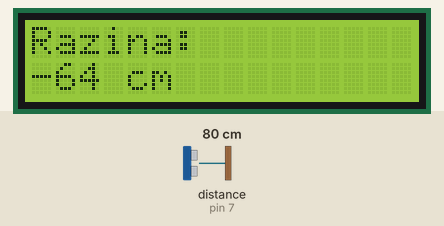
A sketch run on a simulated Arduino Uno, built with avr-gcc and run on an emulated ATmega328P. Shown: 16×2 character LCD. Wiring (inferred from the names in the program): ultrasonic range finder: trigger pin 8; echo pin 7. The inputs (shaded band) are chosen by the test bench; at power-on: distance to the obstacle (sensor on pin 7) 80 cm. The echo pulse lasts 58.3 µs per cm.

Above: at 1.2 s.
1.3 s: distance to the obstacle (sensor on pin 7) set to 60 cm
At 3.8 s:
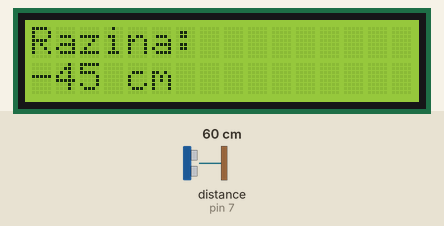
4.1 s: distance to the obstacle (sensor on pin 7) set to 2 cm
At 6.8 s:
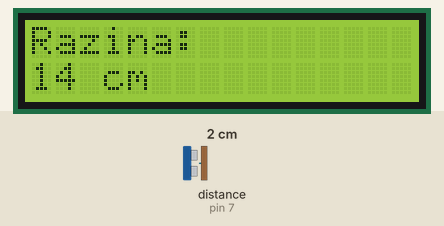
7.2 s: distance to the obstacle (sensor on pin 7) set to 4 cm
At 8.7 s:
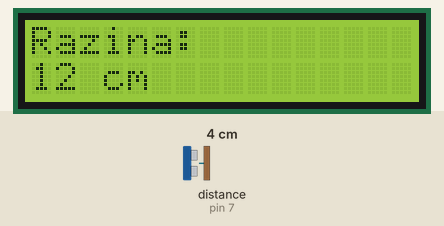
Timing chart, 0 to 10.2 s (numbered marks = the images above; inputs shaded):
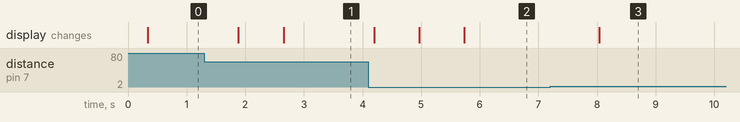

Measured:
- after the input at 1.3 s, the display: first changes after 0.58 s (image 1 shows a later state)
- after the input at 4.1 s, the display: first differs from a run without the input after 0.87 s (image 2 shows a later state)
- after the input at 7.2 s, the display: changes after 0.84 s (image 3)

The sketch:

prog01.ino
```cpp
// Ultrazvučni senzor HC-SR04 postavljen da mjeri razinu u spremniku
// Vcc = 5V

#include <Wire.h>
#include<LiquidCrystal_I2C.h>

LiquidCrystal_I2C lcd(0x27, 16, 2);

#define TANKSIZE 15  // dubina spremnika = 15 centimetara
#define trigPin 8
#define echoPin 7
long duration, cm;


void setup(){
  lcd.begin();
  Serial.begin(9600);
  pinMode(trigPin, OUTPUT);
  pinMode(echoPin, INPUT);
}


void loop(){
  digitalWrite(trigPin, LOW);
  delayMicroseconds(2);

  digitalWrite(trigPin, HIGH);
  delayMicroseconds(4);

  digitalWrite(trigPin, LOW);
  pinMode(echoPin, INPUT);

  duration = pulseIn(echoPin, HIGH);
  cm = (duration/2)/29.1;
  delay(250);

  // LCD
  lcd.setCursor(0, 0);
  lcd.print("Razina: ");
  lcd.setCursor(0, 1);
  lcd.print(TANKSIZE-cm);
  lcd.print(" cm    ");

  delay(500);
}
```
